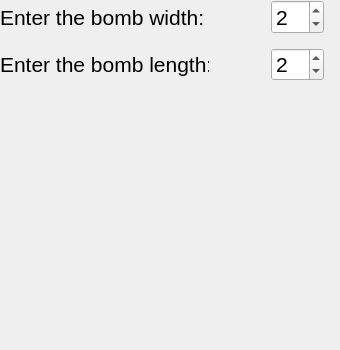
        <widget class="QWidget" name="attackbybombcontinuouspage">
         <widget class="QWidget" name="gridLayoutWidget_8">
          <property name="geometry">
           <rect>
            <x>0</x>
            <y>0</y>
            <width>331</width>
            <height>81</height>
           </rect>
          </property>
          <layout class="QGridLayout" name="gridLayout_9">
           <property name="leftMargin">
            <number>0</number>
           </property>
           <property name="topMargin">
            <number>0</number>
           </property>
           <property name="rightMargin">
            <number>7</number>
           </property>
           <property name="horizontalSpacing">
            <number>62</number>
           </property>
           <property name="verticalSpacing">
            <number>14</number>
           </property>
           <item row="1" column="2">
            <widget class="QSpinBox" name="bomblength_input_2">
             <property name="font">
              <font>
               <pointsize>16</pointsize>
              </font>
             </property>
             <property name="value">
              <number>2</number>
             </property>
            </widget>
           </item>
           <item row="0" column="2">
            <widget class="QSpinBox" name="bombwidth_input_2">
             <property name="font">
              <font>
               <pointsize>16</pointsize>
              </font>
             </property>
             <property name="value">
              <number>2</number>
             </property>
            </widget>
           </item>
           <item row="1" column="1">
            <widget class="QLabel" name="label_32">
             <property name="font">
              <font>
               <pointsize>16</pointsize>
              </font>
             </property>
             <property name="text">
              <string>Enter the bomb length:</string>
             </property>
            </widget>
           </item>
           <item row="0" column="1">
            <widget class="QLabel" name="label_36">
             <property name="font">
              <font>
               <pointsize>16</pointsize>
              </font>
             </property>
             <property name="text">
              <string>Enter the bomb width:</string>
             </property>
            </widget>
           </item>
          </layout>
         </widget>
         <widget class="QWidget" name="widget_3" native="true">
          <property name="geometry">
           <rect>
            <x>0</x>
            <y>80</y>
            <width>331</width>
            <height>261</height>
           </rect>
          </property>
         </widget>
        </widget>
